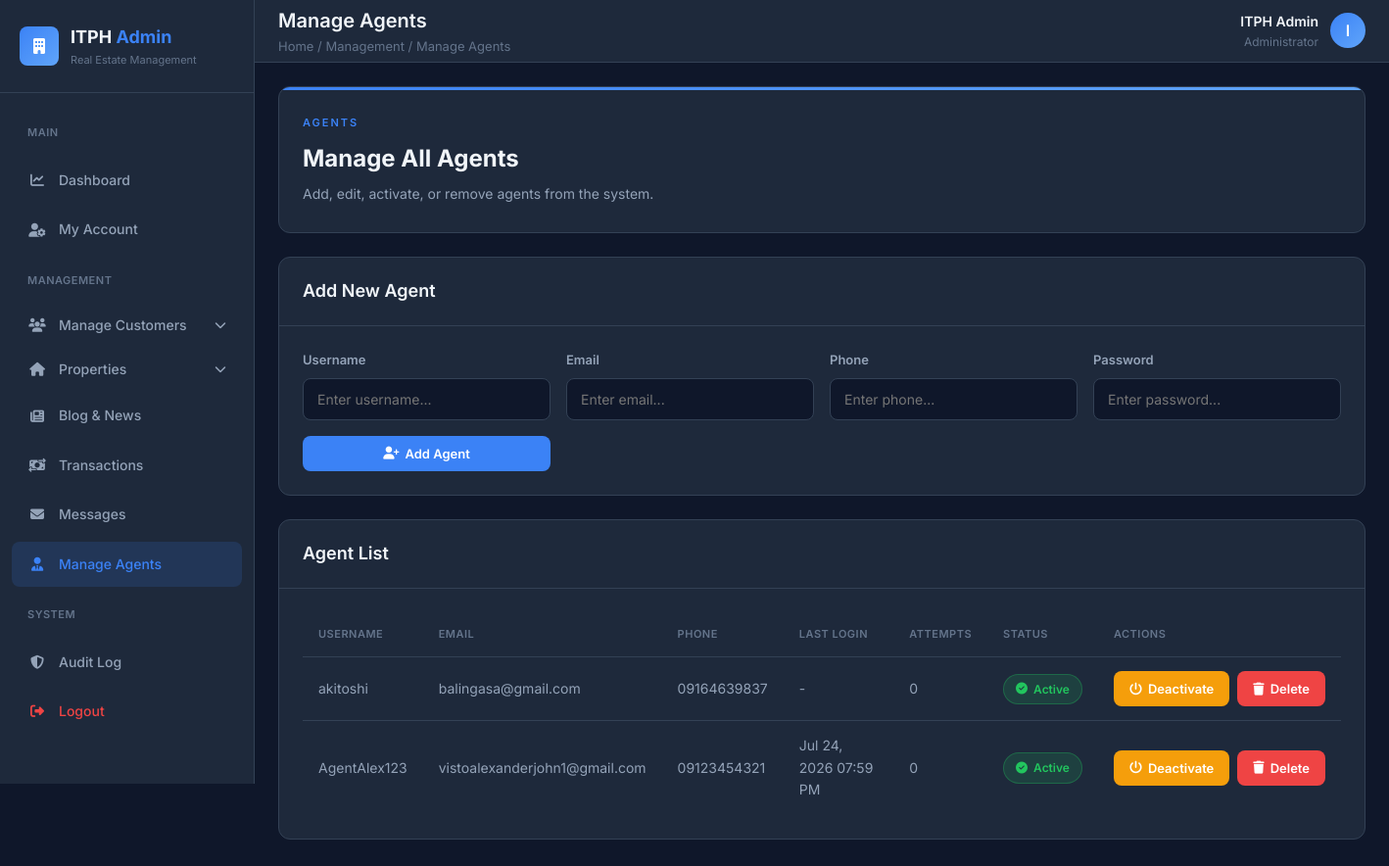
Page /admin_side/manage_agent.php (signed in) on the committed database.
### tables this page shows
CREATE TABLE `agents` (
  `id` int(11) NOT NULL,
  `username` varchar(50) NOT NULL,
  `gmail` varchar(100) NOT NULL,
  `password` varchar(255) NOT NULL,
  `created_at` timestamp NOT NULL DEFAULT current_timestamp(),
  `last_login` datetime DEFAULT NULL,
  `phone` varchar(20) DEFAULT NULL,
  `status` enum('Active','Inactive') DEFAULT 'Active',
  `verified` tinyint(1) DEFAULT 0,
  `login_attempts` int(11) DEFAULT 0,
  `last_attempt` datetime DEFAULT NULL,
  `fullname` varchar(255) NOT NULL
);

### admin_side/manage_agent.php (the view, shortened to what this page needs)
<?php
$conn = get_db_connection();
$agents_query = $conn->query("SELECT * FROM agents ORDER BY id DESC");
function isActive($filename) {
    return basename($_SERVER['PHP_SELF']) === $filename ? 'active' : '';
}
function isDropdownActive($filenames) {
    return '';
}
?>
<!DOCTYPE html>
<html lang="en">
<head>
<link rel="stylesheet" href="https://cdnjs.cloudflare.com/ajax/libs/font-awesome/6.5.0/css/all.min.css">
</head>
<body>
<div class="dashboard">
    <aside class="sidebar" id="sidebar">
        <div class="sidebar-header">
            <a href="../admin_side/index.php" class="logo">
                <div class="logo-icon">
                    <i class="fa-solid fa-building"></i>
                </div>
                <div>
                    <div class="logo-text">ITPH <span>Admin</span></div>
                    <div class="logo-sub">Real Estate Management</div>
                </div>
            </a>
        </div>
        <nav class="sidebar-nav">
            <div class="nav-section">Main</div>
            <a href="../admin_side/index.php" class="nav-link <?= isActive('index.php') ?>">
                <i class="fa-solid fa-chart-line"></i>
                <span>Dashboard</span>
            </a>
            <a href="../admin_side/ad_account.php" class="nav-link <?= isActive('ad_account.php') ?>">
                <i class="fa-solid fa-user-cog"></i>
                <span>My Account</span>
            </a>
            <div class="nav-section">Management</div>
            <div class="nav-dropdown <?= isDropdownActive(['customer_ban.php', 'customer_appointments.php']) ?>">
                <button class="nav-link" onclick="toggleDropdown(this)">
                    <i class="fa-solid fa-users"></i>
                    <span>Manage Customers</span>
                    <i class="fa-solid fa-chevron-down dropdown-arrow"></i>
                </button>
            </div>
            <div class="nav-dropdown <?= isDropdownActive(['add-property.php', 'update_properties.php']) ?>">
                <button class="nav-link" onclick="toggleDropdown(this)">
                    <i class="fa-solid fa-house"></i>
                    <span>Properties</span>
                    <i class="fa-solid fa-chevron-down dropdown-arrow"></i>
                </button>
            </div>
            <a href="../admin_side/admin_blog_management.php" class="nav-link <?= isActive('admin_blog_management.php') ?>">
                <i class="fa-solid fa-newspaper"></i>
                <span>Blog & News</span>
            </a>
            <a href="../admin_side/transaction.php" class="nav-link <?= isActive('transaction.php') ?>">
                <i class="fa-solid fa-money-bill-transfer"></i>
                <span>Transactions</span>
            </a>
            <a href="../admin_side/admin_message.php" class="nav-link <?= isActive('admin_message.php') ?>">
                <i class="fa-solid fa-envelope"></i>
                <span>Messages</span>
            </a>
            <a href="../admin_side/manage_agent.php" class="nav-link <?= isActive('manage_agent.php') ?>">
                <i class="fa-solid fa-user-tie"></i>
                <span>Manage Agents</span>
            </a>
            <div class="nav-section">System</div>
            <a href="../admin_side/audit_log.php" class="nav-link <?= isActive('audit_log.php') ?>">
                <i class="fa-solid fa-shield-halved"></i>
                <span>Audit Log</span>
            </a>
            <a href="logout.php" class="nav-link logout">
                <i class="fa-solid fa-right-from-bracket"></i>
                <span>Logout</span>
            </a>
        </nav>
    </aside>
    <main class="main-content">
        <header class="topbar">
            <div class="topbar-left">
                <div>
                    <div class="page-title">Manage Agents</div>
                    <div class="breadcrumb">Home / Management / Manage Agents</div>
                </div>
            </div>
            <div class="topbar-right">
                <div class="user-menu">
                    <div class="user-info">
                        <div class="user-name"><?= htmlspecialchars($_SESSION['username']) ?></div>
                        <div class="user-role">Administrator</div>
                    </div>
                    <div class="user-avatar">
                        <?= strtoupper(substr($_SESSION['username'], 0, 1)) ?>
                    </div>
                </div>
            </div>
        </header>
        <div class="content">
            <div class="page-hero">
                <div class="hero-eyebrow">Agents</div>
                <div class="hero-title">Manage All Agents</div>
                <div class="hero-desc">Add, edit, activate, or remove agents from the system.</div>
            </div>
            <div class="card">
                <div class="card-header">
                    <div class="card-title">Add New Agent</div>
                </div>
                <div class="card-body">
                    <form method="POST">
                        <div class="form-grid">
                            <div class="form-group">
                                <label>Username</label>
                                <input type="text" name="username" placeholder="Enter username..." required>
                            </div>
                            <div class="form-group">
                                <label>Email</label>
                                <input type="email" name="gmail" placeholder="Enter email..." required>
                            </div>
                            <div class="form-group">
                                <label>Phone</label>
                                <input type="text" name="phone" placeholder="Enter phone..." required>
                            </div>
                            <div class="form-group">
                                <label>Password</label>
                                <input type="password" name="password" placeholder="Enter password..." required>
                            </div>
                            <div class="form-group">
                                <button type="submit" name="add_agent" class="btn btn-primary btn-block">
                                    <i class="fa-solid fa-user-plus"></i> Add Agent
                                </button>
                            </div>
                        </div>
                    </form>
                </div>
            </div>
            <div class="card">
                <div class="card-header">
                    <div class="card-title">Agent List</div>
                </div>
                <div class="card-body">
                    <div class="table-responsive">
                    <table>
                        <thead>
                            <tr>
                                <th>Username</th>
                                <th>Email</th>
                                <th>Phone</th>
                                <th>Last Login</th>
                                <th>Attempts</th>
                                <th>Status</th>
                                <th>Actions</th>
                            </tr>
                        </thead>
                        <tbody>
                        <?php if($agents_query->num_rows > 0): ?>
                            <?php while($agent = $agents_query->fetch_assoc()): ?>
                                <tr>
                                    <td><?= htmlspecialchars($agent['username']) ?></td>
                                    <td><?= htmlspecialchars($agent['gmail']) ?></td>
                                    <td><?= htmlspecialchars($agent['phone']) ?></td>
                                    <td><?= htmlspecialchars($agent['last_login'] ? date('M d, Y h:i A', strtotime($agent['last_login'])) : '-') ?></td>
                                    <td><?= $agent['login_attempts'] ?></td>
                                    <td>
                                        <?php if($agent['login_attempts'] >= 5): ?>
                                            <span class="status-badge status-blocked">
                                                <i class="fa-solid fa-lock"></i> Blocked
                                            </span>
                                        <?php elseif($agent['status'] === 'Active'): ?>
                                            <span class="status-badge status-active">
                                                <i class="fa-solid fa-circle-check"></i> Active
                                            </span>
                                        <?php else: ?>
                                            <span class="status-badge status-inactive">
                                                <i class="fa-solid fa-circle-xmark"></i> Inactive
                                            </span>
                                        <?php endif; ?>
                                    </td>
                                    <td>
                                        <div class="actions-cell">
                                            <form method="POST" style="display:inline;">
                                                <button type="submit" name="toggle_status" class="btn btn-warning">
                                                    <i class="fa-solid fa-power-off"></i> <?= $agent['status'] === 'Active' ? 'Deactivate' : 'Activate' ?>
                                                </button>
                                            </form>
                                            <form method="POST" style="display:inline;" onsubmit="return confirm('Are you sure you want to delete this agent?');">
                                                <button type="submit" name="delete_agent" class="btn btn-danger">
                                                    <i class="fa-solid fa-trash"></i> Delete
                                                </button>
                                            </form>
                                        </div>
                                    </td>
                                </tr>
                            <?php endwhile; ?>
                        <?php endif; ?>
                        </tbody>
                    </table>
                    </div>
                </div>
            </div>
        </div>
    </main>
</div>
</body>
</html>

### rows in the picture
agents: username "akitoshi", gmail "balingasa@gmail.com", phone "09164639837", last_login "-", login_attempts "0", status "Active" (drawn)
agents: username "AgentAlex123", gmail "vistoalexanderjohn1@gmail.com", phone "09123454321", last_login "Jul 24, 2026 07:59 PM", login_attempts "0", status "Active" (drawn)

### other values in the picture
$_SESSION['username'] "ITPH Admin"
substr($_SESSION['username'], 0, 1) "I"
